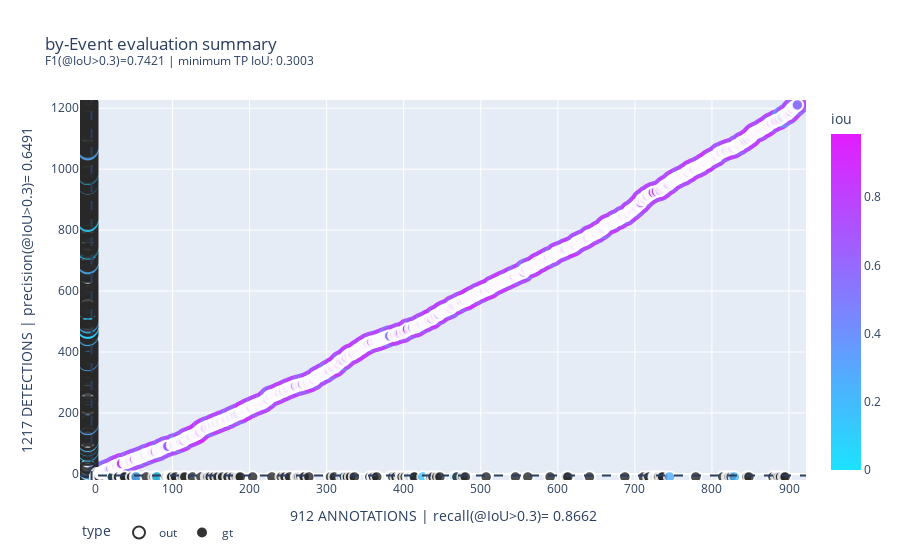

The notebook cell this image was saved under:
### Code cell
annotationPairToGraph(gtAnnotations,processedAnnotations)

### Figure 1 — Plotly figure (JSON) as saved in the notebook; plotly's stock layout.template omitted (floating-point values rounded to 4 significant figures; data arrays with more than 128 entries replaced by an {"elided": "..."} marker saying what was removed)
{"data": [{"customdata": {"elided": "1217x8 mixed values"}, "hovertemplate": "iou=%{marker.color:.4f}<br>indexGT=%{customdata[6]}<br>indexOut=%{customdata[7]}<extra></extra>", "legendgroup": "out", "marker": {"color": {"elided": "1217 float values"}, "coloraxis": "coloraxis", "line": {"width": 2}, "opacity": 0.8, "size": {"elided": "1217 int values"}, "sizemode": "area", "sizeref": 0.0075, "symbol": "circle-open"}, "mode": "markers", "name": "out", "showlegend": true, "type": "scattergl", "x": {"elided": "1217 int values"}, "xaxis": "x", "y": {"elided": "1217 int values"}, "yaxis": "y"}, {"customdata": {"elided": "912x8 mixed values"}, "hovertemplate": "iou=%{marker.color:.4f}<br>indexGT=%{customdata[6]}<br>indexOut=%{customdata[7]}<extra></extra>", "legendgroup": "gt", "marker": {"color": {"elided": "912 float values"}, "coloraxis": "coloraxis", "line": {"width": 2}, "opacity": 0.8, "size": {"elided": "912 int values"}, "sizemode": "area", "sizeref": 0.0075, "symbol": "circle"}, "mode": "markers", "name": "gt", "showlegend": true, "type": "scattergl", "x": {"elided": "912 int values"}, "xaxis": "x", "y": {"elided": "912 int values"}, "yaxis": "y"}], "layout": {"coloraxis": {"colorbar": {"title": {"text": "iou"}}, "colorscale": [[0, "rgb(40,40,40)"], [1e-06, "rgb(28,227,255)"], [0.14, "rgb(56,199,255)"], [0.29, "rgb(85,170,255)"], [0.42, "rgb(113,142,255)"], [0.57, "rgb(142,113,255)"], [0.71, "rgb(170,85,255)"], [0.86, "rgb(199,56,255)"], [1, "rgb(227,28,255)"]]}, "legend": {"itemsizing": "constant", "orientation": "h", "title": {"text": "type"}, "tracegroupgap": 0}, "shapes": [{"line": {"dash": "dash"}, "type": "line", "x0": -5, "x1": -5, "xref": "x", "y0": 0, "y1": 1, "yref": "y domain"}, {"line": {"dash": "dash"}, "type": "line", "x0": 0, "x1": 1, "xref": "x domain", "y0": -5, "y1": -5, "yref": "y"}], "title": {"text": "by-Event evaluation summary<br><sup>F1(@IoU>0.3)=0.7421 | minimum TP IoU: 0.3003</sup>"}, "xaxis": {"anchor": "y", "domain": [0, 1], "range": [-20, 922], "title": {"text": "912 ANNOTATIONS | recall(@IoU>0.3)= 0.8662"}}, "yaxis": {"anchor": "x", "domain": [0, 1], "range": [-20, 1227], "title": {"text": "1217 DETECTIONS | precision(@IoU>0.3)= 0.6491"}}}}
